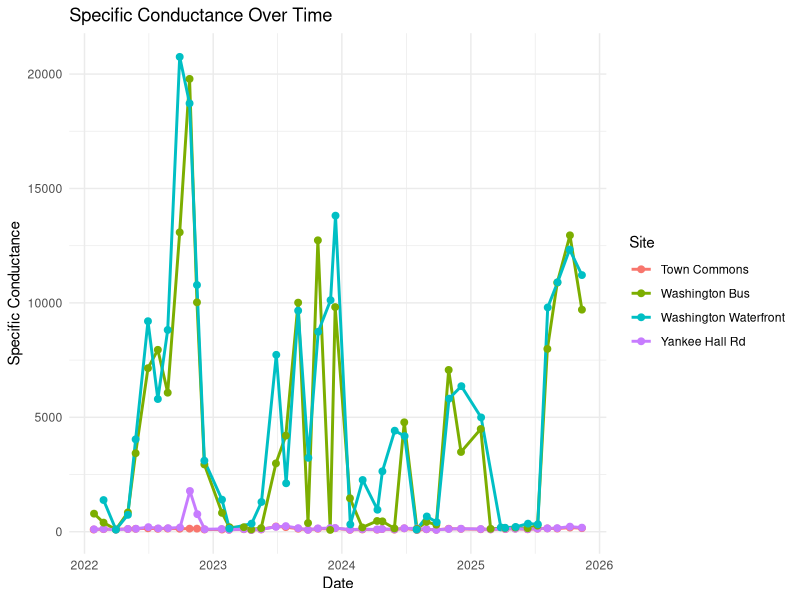

The R source for this figure:
## ---- chunk 1
# Clear environment
rm(list=ls())

#use to set working directory 
knitr::opts_knit$set(root.dir="~/GitHub/FlowThrough_CoastalAg/analyses")
## ---- chunk 2
require("tidyverse")
require("lubridate")
## ---- chunk 3
CoPE_data <- read.csv("../data/CoPE/NewestCOPESHEETJan2022-FEB2025Updated.csv")
## ---- chunk 4
# Sites of interest
CoPE_filt <- CoPE_data |> 
  dplyr::filter(site_name %in% c("Town Commons", "Yankee Hall Rd", "Washington Bus", "Washington Waterfront"))
## ---- chunk 5
# 1. Wrangle the data
CoPE_clean <- CoPE_filt |>
  mutate(
    # mdy() reads strings in Month/Day/Year format and converts them to Date objects
    field_date = mdy(field_date),
    
    # as.numeric() forces the character numbers into actual mathematical values
    spec_cond = as.numeric(spec_cond)
  ) |>
  # It is good practice to drop rows where spec_cond failed to convert (e.g., if a cell said "N/A")
  filter(!is.na(spec_cond), !is.na(field_date))

# 2. Create the plot
ggplot(data = CoPE_clean, aes(x = field_date, y = spec_cond, color = site_name)) +
  geom_line(linewidth = 1) +
  geom_point(size = 2) + # Adding points helps visualize exactly when measurements were taken
  labs(
    title = "Specific Conductance Over Time",
    x = "Date",
    y = "Specific Conductance",
    color = "Site"
  ) +
  theme_minimal()
